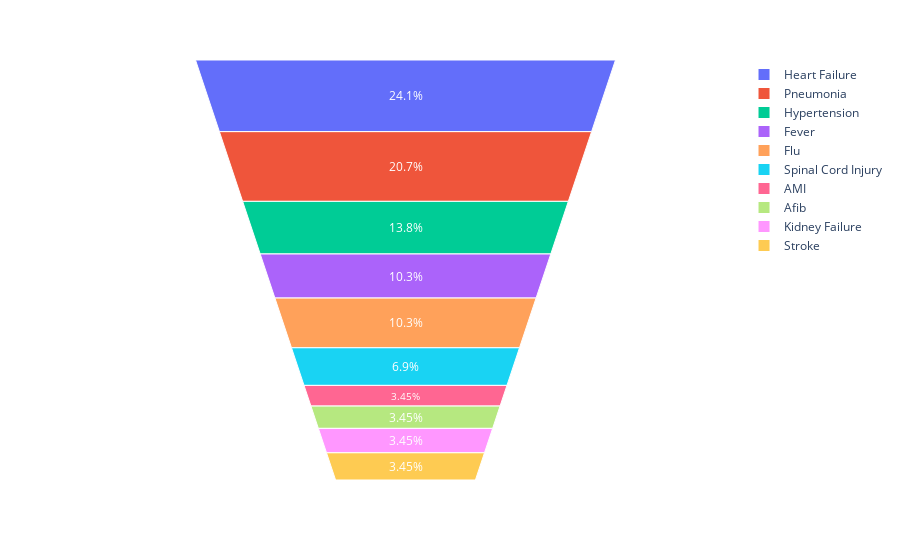

Source (notebook cell):
### Markdown cell above
<td bgcolor="peachpuff"><font size = "3"><b>1. Plot a funnel chart showing patient count percentage for the different reasons for fatalities in the ICU.</font></b></td>

### Code cell
import plotly.express as px

#prepare data

data1 = dict(df_ReAd[['Service','DischargeDisposition','PrimaryDiagnosis','PatientID']].query("Service == 'ICU' & DischargeDisposition == 'Expired'").groupby('PrimaryDiagnosis')['PatientID'].nunique().sort_values(ascending=False))

PatientCount = list(data1.values())
PrimaryDiagnosis = list(data1.keys())


data = dict(
    PC = PatientCount,
    PD = PrimaryDiagnosis
)

#1 Funnel Chart plot
#fig = px.funnel(data, x='PC', y='PD',color_discrete_sequence = ['lightcoral'], opacity = 1)

#2 Funnel Area plot
fig = px.funnel_area(data, names = 'PD', values = 'PC')


fig.update_traces(textfont = {'color': 'white'})
fig.show()
plt.show()

### Figure 1 — Plotly figure (JSON) as saved in the notebook; plotly's stock layout.template omitted (floating-point values rounded to 4 significant figures)
{"data": [{"domain": {"x": [0, 1], "y": [0, 1]}, "hovertemplate": "PD=%{label}<br>PC=%{value}<extra></extra>", "labels": ["Heart Failure", "Pneumonia", "Hypertension", "Fever", "Flu", "Spinal Cord Injury", "AMI", "Afib", "Kidney Failure", "Stroke"], "legendgroup": "", "name": "", "showlegend": true, "textfont": {"color": "white"}, "type": "funnelarea", "values": [7, 6, 4, 3, 3, 2, 1, 1, 1, 1]}], "layout": {"legend": {"tracegroupgap": 0}, "margin": {"t": 60}}}
